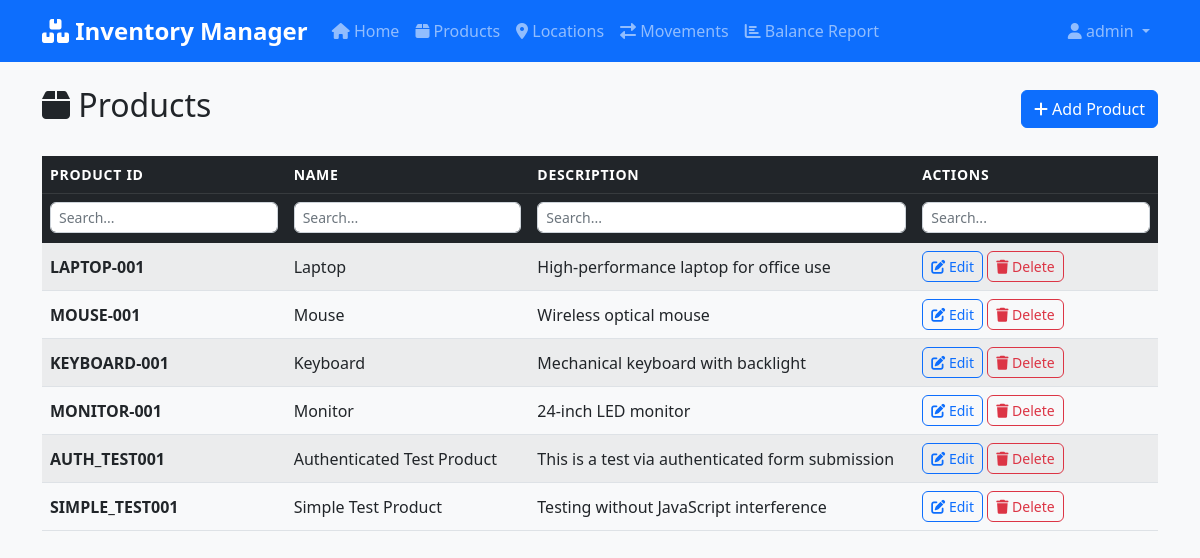
The page /products (signed in) on the database its author committed.
### app.py (models this page shows, shortened)
class User(UserMixin, db.Model):
    id = db.Column(db.Integer, primary_key=True)
    username = db.Column(db.String(80), unique=True, nullable=False)
    email = db.Column(db.String(120), unique=True, nullable=False)
    password_hash = db.Column(db.String(120), nullable=False)

class Product(db.Model):
    product_id = db.Column(db.String(50), primary_key=True)
    name = db.Column(db.String(100), nullable=False)
    description = db.Column(db.Text)
    total_qty = db.Column(db.Integer, default=0, nullable=False)

### app.py (the view)
@app.route('/products')
@login_required
def products():
    products = Product.query.all()
    return render_template('products.html', products=products)

### app.py (called while the page is built)
@login_manager.user_loader
def load_user(user_id):
    return User.query.get(int(user_id))

### templates/products.html (shortened to what this page needs)
{% extends "base.html" %}
{% block content %}
<div class="d-flex justify-content-between align-items-center mb-4">
    <h2><i class="fas fa-box"></i> Products</h2>
    <a href="{{ url_for('add_product') }}" class="btn btn-primary">
        <i class="fas fa-plus"></i> Add Product
    </a>
</div>
{% if products %}
<div class="table-responsive">
    <table class="table table-striped table-hover">
        <thead class="table-dark">
            <tr>
                <th>Product ID</th>
                <th>Name</th>
                <th>Description</th>
                <th>Actions</th>
            </tr>
        </thead>
        <tbody>
            {% for product in products %}
            <tr>
                <td><strong>{{ product.product_id }}</strong></td>
                <td>{{ product.name }}</td>
                <td>{{ product.description or 'No description' }}</td>
                <td>
                    <a href="{{ url_for('edit_product', product_id=product.product_id) }}"
                       class="btn btn-sm btn-outline-primary">
                        <i class="fas fa-edit"></i> Edit
                    </a>
                    <a href="{{ url_for('delete_product', product_id=product.product_id) }}"
                       class="btn btn-sm btn-outline-danger"
                       onclick="return confirm('Are you sure you want to delete this product?')">
                        <i class="fas fa-trash"></i> Delete
                    </a>
                </td>
            </tr>
            {% endfor %}
        </tbody>
    </table>
</div>
{% else %}
<div class="alert alert-info text-center">
    <i class="fas fa-info-circle"></i> No products found.
    <a href="{{ url_for('add_product') }}" class="alert-link">Add your first product</a>
</div>
{% endif %}
{% endblock %}

### templates/base.html (shortened to what this page needs)
<!DOCTYPE html>
<html lang="en">
<head>
    <link href="https://cdn.jsdelivr.net/npm/bootstrap@5.1.3/dist/css/bootstrap.min.css" rel="stylesheet">
    <link href="https://cdnjs.cloudflare.com/ajax/libs/font-awesome/6.0.0/css/all.min.css" rel="stylesheet">
    <link href="{{ url_for('static', filename='css/style.css') }}" rel="stylesheet">
</head>
<body>
    <nav class="navbar navbar-expand-lg navbar-dark bg-primary">
        <div class="container">
            <a class="navbar-brand" href="{{ url_for('index') }}">
                <i class="fas fa-boxes"></i> Inventory Manager
            </a>
            <div class="collapse navbar-collapse" id="navbarNav">
                <ul class="navbar-nav me-auto">
                    <li class="nav-item">
                        <a class="nav-link" href="{{ url_for('index') }}">
                            <i class="fas fa-home"></i> Home
                        </a>
                    </li>
                    <li class="nav-item">
                        <a class="nav-link" href="{{ url_for('products') }}">
                            <i class="fas fa-box"></i> Products
                        </a>
                    </li>
                    <li class="nav-item">
                        <a class="nav-link" href="{{ url_for('locations') }}">
                            <i class="fas fa-map-marker-alt"></i> Locations
                        </a>
                    </li>
                    <li class="nav-item">
                        <a class="nav-link" href="{{ url_for('movements') }}">
                            <i class="fas fa-exchange-alt"></i> Movements
                        </a>
                    </li>
                    <li class="nav-item">
                        <a class="nav-link" href="{{ url_for('balance') }}">
                            <i class="fas fa-chart-bar"></i> Balance Report
                        </a>
                    </li>
                </ul>
                <ul class="navbar-nav">
                    {% if current_user.is_authenticated %}
                        <li class="nav-item dropdown">
                            <a class="nav-link dropdown-toggle" href="#" id="navbarDropdown" role="button" data-bs-toggle="dropdown">
                                <i class="fas fa-user"></i> {{ current_user.username }}
                            </a>
                        </li>
                    {% endif %}
                </ul>
            </div>
        </div>
    </nav>
    <div class="container mt-4">
        {% block content %}{% endblock %}
    </div>
</body>
</html>

### static/css/style.css (style rules this page uses)
body { background-color: #f8f9fa; font-family: 'Segoe UI', Tahoma, Geneva, Verdana, sans-serif; }
.navbar-brand { font-weight: bold; font-size: 1.5rem; }
.navbar-nav .nav-link { font-weight: 500; transition: color 0.3s ease; }
.table th { border-top: none; font-weight: 600; text-transform: uppercase; font-size: 0.875rem; letter-spacing: 0.05em; }
.table td { vertical-align: middle; }
.btn { font-weight: 500; border-radius: 0.375rem; transition: all 0.15s ease-in-out; }
.btn-sm { padding: 0.25rem 0.5rem; font-size: 0.875rem; }

### rows shown on the page
User: username "admin"
Product: product_id "LAPTOP-001", name "Laptop", description "High-performance laptop for office use"
Product: product_id "MOUSE-001", name "Mouse", description "Wireless optical mouse"
Product: product_id "KEYBOARD-001", name "Keyboard", description "Mechanical keyboard with backlight"
Product: product_id "MONITOR-001", name "Monitor", description "24-inch LED monitor"
Product: product_id "AUTH_TEST001", name "Authenticated Test Product", description "This is a test via authenticated form submission"
Product: product_id "SIMPLE_TEST001", name "Simple Test Product", description "Testing without JavaScript interference"
